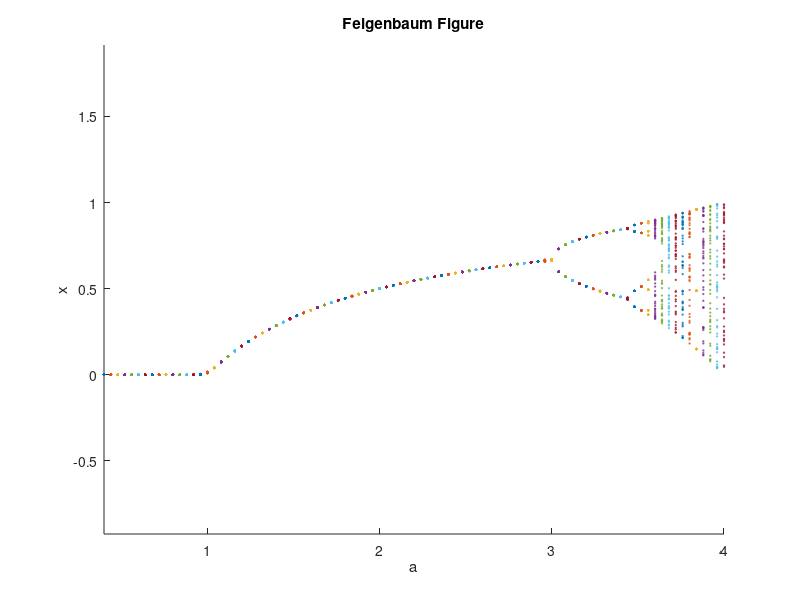

The MATLAB script that drew this image:
% 定义迭代函数
f = @(x, a) a * x * (1 - x);

% 初始化参数
a_values = 0.4:0.04:4; % 步长为0.04，从0.4到4
iterations = 100; % 迭代数
burn_in = 50; %忽略数
x_values = zeros(1, iterations - burn_in);

% 循环遍历不同的a值
for a = a_values
    x = rand();
    % 迭代
    for i = 1:iterations
        x = f(x, a);
        if i > burn_in
            x_values(i - burn_in) = x;
        end
    end
    % 绘制后50个点
    scatter(a * ones(1, iterations - burn_in), x_values, 1, 'k.');
    hold on;
end

% 设置图形属性
xlabel('a');
ylabel('x');
title('Feigenbaum Figure');
axis equal;
